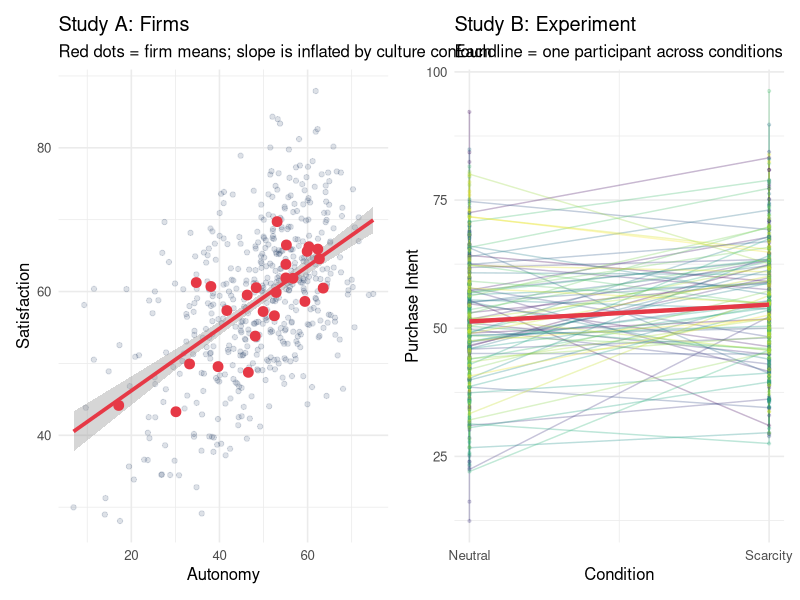
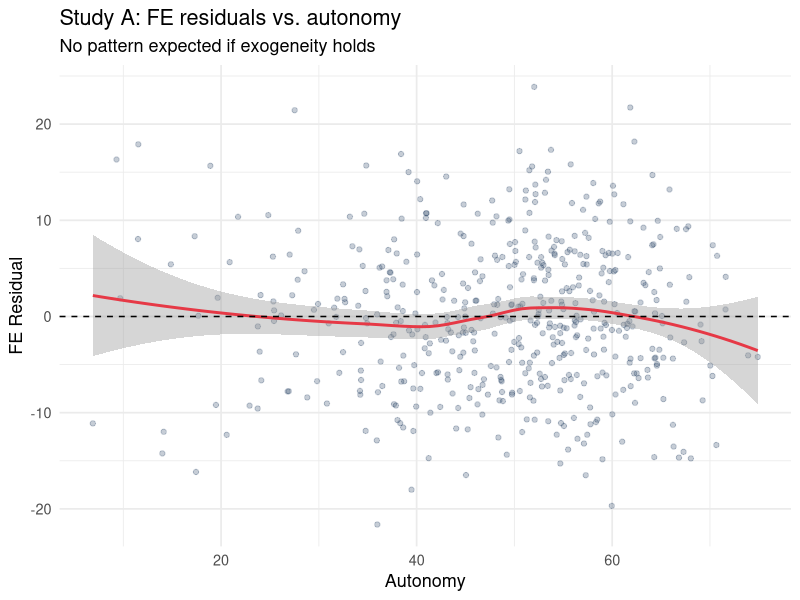

R code for these plots, in order:
## ---- chunk 1
library(tidyverse)
library(lme4)
library(plm)
library(ggplot2)
library(patchwork)
library(broom)
set.seed(2024)
## ---- chunk 2
# --- STUDY A: Employees nested within firms ---
n_firms     <- 25
n_employees <- 20

# The confound: high-autonomy firms also have better culture
firm_autonomy_mean  <- rnorm(n_firms, 50, 10)
firm_culture_effect <- firm_autonomy_mean * 0.4 + rnorm(n_firms, 0, 5)

df_firms <- expand_grid(
  firm     = 1:n_firms,
  employee = 1:n_employees
) |>
  mutate(
    firm_autonomy = firm_autonomy_mean[firm],
    firm_culture  = firm_culture_effect[firm],
    autonomy      = firm_autonomy + rnorm(n(), 0, 5),
    # True WITHIN-firm effect = 0.2; but between-firm confound inflates it
    satisfaction  = 30 + 0.2 * autonomy + firm_culture + rnorm(n(), 0, 8),
    firm_label    = factor(firm)
  )

# Naive pooled regression
naive_firms <- lm(satisfaction ~ autonomy, data = df_firms)
broom::tidy(naive_firms) |>
  filter(term == "autonomy") |>
  knitr::kable(digits = 3,
    caption = "Pooled OLS: estimated effect of autonomy (confounded)")
## ---- chunk 3
# --- STUDY B: Ratings nested within participants ---
n_participants <- 80
n_ratings      <- 12   # 6 scarcity, 6 neutral

# The confound: participants differ in baseline persuadability
persuadability <- rnorm(n_participants, 50, 10)

df_exp <- expand_grid(
  participant = 1:n_participants,
  rating_num  = 1:n_ratings
) |>
  mutate(
    condition    = rep(c("scarcity", "neutral"), n_ratings / 2)[rating_num],
    scarcity_bin = as.integer(condition == "scarcity"),
    # True WITHIN-person effect of scarcity = 4 points
    # But persuadability (a person-level trait) also drives ratings
    purchase_intent = persuadability[participant] + 4 * scarcity_bin +
                      rnorm(n(), 0, 8),
    participant_f   = factor(participant)
  )

# Naive pooled regression: mixes within-person and between-person variation
naive_exp <- lm(purchase_intent ~ scarcity_bin, data = df_exp)
broom::tidy(naive_exp) |>
  filter(term == "scarcity_bin") |>
  knitr::kable(digits = 3,
    caption = "Pooled OLS: estimated scarcity effect (ignores person differences)")
## ---- chunk 4
# Show both confound patterns side by side
firm_summary <- df_firms |>
  group_by(firm) |>
  summarise(mean_auto = mean(autonomy), mean_sat = mean(satisfaction))

p1 <- ggplot(df_firms, aes(x = autonomy, y = satisfaction)) +
  geom_point(alpha = 0.15, color = "#1e3a5f") +
  geom_smooth(method = "lm", color = "#e63946", linewidth = 1.3) +
  geom_point(data = firm_summary, aes(x = mean_auto, y = mean_sat),
             color = "#e63946", size = 3) +
  labs(title = "Study A: Firms",
       subtitle = "Red dots = firm means; slope is inflated by culture confound",
       x = "Autonomy", y = "Satisfaction") +
  theme_minimal(base_size = 12)

person_summary <- df_exp |>
  group_by(participant, condition) |>
  summarise(mean_intent = mean(purchase_intent), .groups = "drop")

p2 <- ggplot(df_exp, aes(x = scarcity_bin, y = purchase_intent,
                          color = participant_f, group = participant_f)) +
  geom_line(alpha = 0.3, linewidth = 0.5) +
  geom_point(alpha = 0.2, size = 0.8) +
  stat_summary(aes(group = 1), fun = mean, geom = "line",
               color = "#e63946", linewidth = 1.5) +
  scale_x_continuous(breaks = c(0, 1),
                     labels = c("Neutral", "Scarcity")) +
  labs(title = "Study B: Experiment",
       subtitle = "Each line = one participant across conditions",
       x = "Condition", y = "Purchase Intent") +
  theme_minimal(base_size = 12) +
  theme(legend.position = "none") +
  scale_color_viridis_d()

p1 + p2
## ---- chunk 5
# Study A: FE via plm
df_firms_pdata <- pdata.frame(df_firms, index = c("firm", "employee"))
fe_firms <- plm(satisfaction ~ autonomy,
                data   = df_firms_pdata,
                model  = "within",
                effect = "individual")

# Study B: FE via lm with participant dummies (equivalent)
fe_exp <- lm(purchase_intent ~ scarcity_bin + participant_f, data = df_exp)
## ---- chunk 6
# Compare naive vs. FE for both studies
bind_rows(
  broom::tidy(naive_firms)  |> filter(term == "autonomy") |>
    mutate(study = "Study A", model = "Pooled OLS", term = "Predictor"),
  broom::tidy(lm(satisfaction ~ autonomy + firm_label, data = df_firms)) |>
    filter(term == "autonomy") |>
    mutate(study = "Study A", model = "Fixed Effects", term = "Predictor"),
  broom::tidy(naive_exp)  |> filter(term == "scarcity_bin") |>
    mutate(study = "Study B", model = "Pooled OLS", term = "Predictor"),
  broom::tidy(fe_exp) |> filter(term == "scarcity_bin") |>
    mutate(study = "Study B", model = "Fixed Effects", term = "Predictor")
) |>
  select(study, model, estimate, std.error, p.value) |>
  knitr::kable(digits = 3,
    caption = "Pooled vs. Fixed Effects: Study A (true effect = 0.2), Study B (true effect = 4)")
## ---- chunk 7
# Study A: how much within-firm variation does autonomy have?
df_firms |>
  group_by(firm) |>
  summarise(within_sd = sd(autonomy)) |>
  summarise(
    mean_within_sd   = mean(within_sd),
    total_sd         = sd(df_firms$autonomy),
    within_fraction  = mean(within_sd) / sd(df_firms$autonomy)
  ) |>
  knitr::kable(digits = 3,
    caption = "Study A: fraction of autonomy variance that is within-firm")
## ---- chunk 8
fe_lm_firms <- lm(satisfaction ~ autonomy + firm_label, data = df_firms)
df_firms <- df_firms |> mutate(fe_resid = residuals(fe_lm_firms))

ggplot(df_firms, aes(x = autonomy, y = fe_resid)) +
  geom_point(alpha = 0.25, color = "#1e3a5f") +
  geom_smooth(method = "loess", color = "#e63946", se = TRUE) +
  geom_hline(yintercept = 0, linetype = "dashed") +
  labs(
    title    = "Study A: FE residuals vs. autonomy",
    subtitle = "No pattern expected if exogeneity holds",
    x = "Autonomy", y = "FE Residual"
  ) +
  theme_minimal(base_size = 13)
## ---- chunk 9
library(sandwich)
library(lmtest)

# Cluster-robust standard errors for Study A
coeftest(fe_lm_firms,
         vcov = vcovCL(fe_lm_firms, cluster = ~firm_label))["autonomy", , drop = FALSE] |>
  knitr::kable(digits = 3,
    caption = "Study A autonomy coefficient with cluster-robust SEs")

# For Study B, cluster by participant
coeftest(fe_exp,
         vcov = vcovCL(fe_exp, cluster = ~participant_f))["scarcity_bin", , drop = FALSE] |>
  knitr::kable(digits = 3,
    caption = "Study B scarcity coefficient with cluster-robust SEs")
